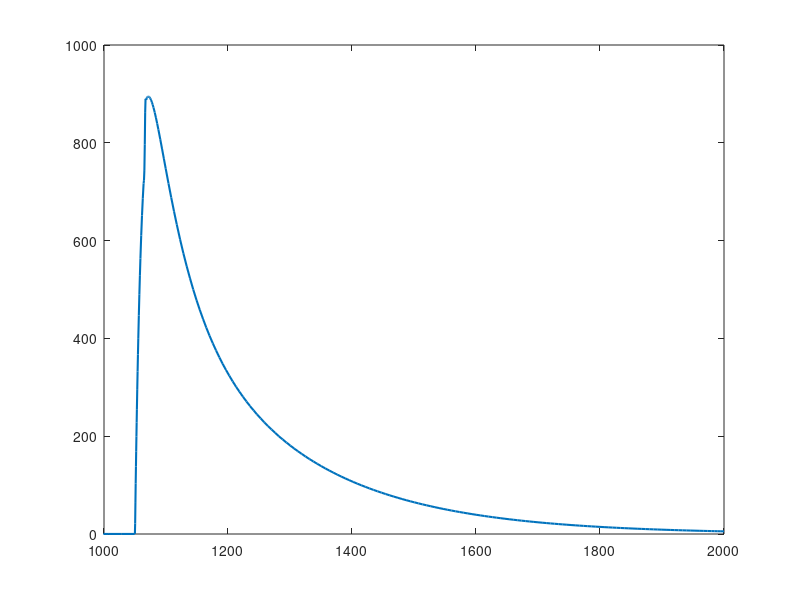

MATLAB code for this plot:
P0=0.5;  G_NMDA=1.75;     tau_glut_f=50;     tau_glut_s=200;    I_glut_f=0.5;      I_glut_s=0.5;    V_Ca=130;      MG2=1.5;
G_VDCC=0.8;    t_glut=1050;  t_bpap=1065;   V_VDCC=130;   I_bpap_f=0.75;    I_bpap_s=0.25;  tau_bpap_f=3;   tau_bpap_s=25;
Vmax=100;   tau_decay=12;   Ca_basal=0.1;   V=20;

span = [0 2000];

theta1 = @(t) (t>t_glut);
theta2 = @(V,t) (V>-30).*(t>t_bpap).*(t<t_bpap+2);
H=@(V) (V_Ca-V)/(1+(MG2/3.57)*exp(-62*V));
I_NMDA = @(V,t) P0*G_NMDA.*theta1(t).*(I_glut_f*exp((t_glut-t)/tau_glut_f)+I_glut_s*exp((t_glut-t)/tau_glut_s)).*H(V);
I_VDCC= @(V,t) G_VDCC.*theta2(V,t).*(V_VDCC-V);
V_bpap = @(t) Vmax*((I_bpap_f*exp(-(t-t_bpap)/tau_bpap_f))+(I_bpap_s*exp(-(t-t_bpap)/tau_bpap_s)));
g=@(t,Ca) I_NMDA(V,t)+I_VDCC(V,t)-(Ca-Ca_basal)/tau_decay;
[t,Ca] =ode45(g,span,0.1);
plot(t, Ca, 'LineWidth', 1.5);
xlim([1000 2000]);